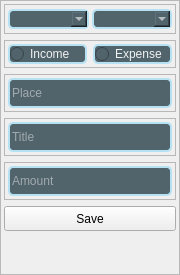
                  <widget class="QFrame" name="add_log_frame">
                   <property name="maximumSize">
                    <size>
                     <width>180</width>
                     <height>16777215</height>
                    </size>
                   </property>
                   <property name="styleSheet">
                    <string notr="true">QComboBox{
border: 2px solid #B6E1F2;
border-radius: 5px;
background-color: #51636b;
color: #F2F2F2;
}

QLineEdit{
border: 2px solid #B6E1F2;
border-radius: 5px;
background-color: #51636b;
color: #F2F2F2;
}

QRadioButton{
border: 2px solid #B6E1F2;
border-radius: 5px;
background-color: #51636b;
color: #F2F2F2;
}</string>
                   </property>
                   <property name="frameShape">
                    <enum>QFrame::StyledPanel</enum>
                   </property>
                   <property name="frameShadow">
                    <enum>QFrame::Raised</enum>
                   </property>
                   <layout class="QVBoxLayout" name="verticalLayout_21">
                    <property name="leftMargin">
                     <number>3</number>
                    </property>
                    <property name="topMargin">
                     <number>3</number>
                    </property>
                    <property name="rightMargin">
                     <number>3</number>
                    </property>
                    <property name="bottomMargin">
                     <number>3</number>
                    </property>
                    <item>
                     <widget class="QFrame" name="ab_date_frame">
                      <property name="minimumSize">
                       <size>
                        <width>0</width>
                        <height>30</height>
                       </size>
                      </property>
                      <property name="maximumSize">
                       <size>
                        <width>16777215</width>
                        <height>40</height>
                       </size>
                      </property>
                      <property name="styleSheet">
                       <string notr="true"/>
                      </property>
                      <property name="frameShape">
                       <enum>QFrame::StyledPanel</enum>
                      </property>
                      <property name="frameShadow">
                       <enum>QFrame::Raised</enum>
                      </property>
                      <layout class="QHBoxLayout" name="horizontalLayout_11">
                       <property name="spacing">
                        <number>3</number>
                       </property>
                       <property name="leftMargin">
                        <number>3</number>
                       </property>
                       <property name="topMargin">
                        <number>3</number>
                       </property>
                       <property name="rightMargin">
                        <number>3</number>
                       </property>
                       <property name="bottomMargin">
                        <number>3</number>
                       </property>
                       <item>
                        <widget class="QComboBox" name="year_combo">
                         <property name="minimumSize">
                          <size>
                           <width>0</width>
                           <height>20</height>
                          </size>
                         </property>
                        </widget>
                       </item>
                       <item>
                        <widget class="QComboBox" name="month_combo">
                         <property name="minimumSize">
                          <size>
                           <width>0</width>
                           <height>20</height>
                          </size>
                         </property>
                        </widget>
                       </item>
                      </layout>
                     </widget>
                    </item>
                    <item>
                     <widget class="QFrame" name="ab_type_frame">
                      <property name="minimumSize">
                       <size>
                        <width>0</width>
                        <height>25</height>
                       </size>
                      </property>
                      <property name="maximumSize">
                       <size>
                        <width>16777215</width>
                        <height>40</height>
                       </size>
                      </property>
                      <property name="styleSheet">
                       <string notr="true"/>
                      </property>
                      <property name="frameShape">
                       <enum>QFrame::StyledPanel</enum>
                      </property>
                      <property name="frameShadow">
                       <enum>QFrame::Raised</enum>
                      </property>
                      <layout class="QHBoxLayout" name="horizontalLayout_12">
                       <property name="leftMargin">
                        <number>3</number>
                       </property>
                       <property name="topMargin">
                        <number>3</number>
                       </property>
                       <property name="rightMargin">
                        <number>3</number>
                       </property>
                       <property name="bottomMargin">
                        <number>3</number>
                       </property>
                       <item>
                        <widget class="QRadioButton" name="inc_radio">
                         <property name="minimumSize">
                          <size>
                           <width>0</width>
                           <height>20</height>
                          </size>
                         </property>
                         <property name="text">
                          <string>Income</string>
                         </property>
                        </widget>
                       </item>
                       <item>
                        <widget class="QRadioButton" name="exp_radio">
                         <property name="minimumSize">
                          <size>
                           <width>0</width>
                           <height>20</height>
                          </size>
                         </property>
                         <property name="text">
                          <string>Expense</string>
                         </property>
                        </widget>
                       </item>
                      </layout>
                     </widget>
                    </item>
                    <item>
                     <widget class="QFrame" name="ab_place_frame">
                      <property name="minimumSize">
                       <size>
                        <width>0</width>
                        <height>36</height>
                       </size>
                      </property>
                      <property name="frameShape">
                       <enum>QFrame::StyledPanel</enum>
                      </property>
                      <property name="frameShadow">
                       <enum>QFrame::Raised</enum>
                      </property>
                      <layout class="QVBoxLayout" name="verticalLayout_24">
                       <property name="leftMargin">
                        <number>3</number>
                       </property>
                       <property name="topMargin">
                        <number>3</number>
                       </property>
                       <property name="rightMargin">
                        <number>3</number>
                       </property>
                       <property name="bottomMargin">
                        <number>3</number>
                       </property>
                       <item>
                        <widget class="QLineEdit" name="place_edit">
                         <property name="minimumSize">
                          <size>
                           <width>0</width>
                           <height>30</height>
                          </size>
                         </property>
                         <property name="placeholderText">
                          <string>Place</string>
                         </property>
                        </widget>
                       </item>
                      </layout>
                     </widget>
                    </item>
                    <item>
                     <widget class="QFrame" name="ab_title_frame">
                      <property name="minimumSize">
                       <size>
                        <width>0</width>
                        <height>36</height>
                       </size>
                      </property>
                      <property name="frameShape">
                       <enum>QFrame::StyledPanel</enum>
                      </property>
                      <property name="frameShadow">
                       <enum>QFrame::Raised</enum>
                      </property>
                      <layout class="QVBoxLayout" name="verticalLayout_25">
                       <property name="leftMargin">
                        <number>3</number>
                       </property>
                       <property name="topMargin">
                        <number>3</number>
                       </property>
                       <property name="rightMargin">
                        <number>3</number>
                       </property>
                       <property name="bottomMargin">
                        <number>3</number>
                       </property>
                       <item>
                        <widget class="QLineEdit" name="title_edit">
                         <property name="minimumSize">
                          <size>
                           <width>0</width>
                           <height>30</height>
                          </size>
                         </property>
                         <property name="placeholderText">
                          <string>Title</string>
                         </property>
                        </widget>
                       </item>
                      </layout>
                     </widget>
                    </item>
                    <item>
                     <widget class="QFrame" name="ab_amount_frame">
                      <property name="minimumSize">
                       <size>
                        <width>0</width>
                        <height>36</height>
                       </size>
                      </property>
                      <property name="frameShape">
                       <enum>QFrame::StyledPanel</enum>
                      </property>
                      <property name="frameShadow">
                       <enum>QFrame::Raised</enum>
                      </property>
                      <layout class="QVBoxLayout" name="verticalLayout_26">
                       <property name="leftMargin">
                        <number>3</number>
                       </property>
                       <property name="topMargin">
                        <number>3</number>
                       </property>
                       <property name="rightMargin">
                        <number>3</number>
                       </property>
                       <property name="bottomMargin">
                        <number>3</number>
                       </property>
                       <item>
                        <widget class="QLineEdit" name="amount_edit">
                         <property name="minimumSize">
                          <size>
                           <width>0</width>
                           <height>30</height>
                          </size>
                         </property>
                         <property name="placeholderText">
                          <string>Amount</string>
                         </property>
                        </widget>
                       </item>
                      </layout>
                     </widget>
                    </item>
                    <item>
                     <widget class="QPushButton" name="ab_save_button">
                      <property name="minimumSize">
                       <size>
                        <width>0</width>
                        <height>25</height>
                       </size>
                      </property>
                      <property name="text">
                       <string>Save</string>
                      </property>
                     </widget>
                    </item>
                    <item>
                     <spacer name="verticalSpacer">
                      <property name="orientation">
                       <enum>Qt::Vertical</enum>
                      </property>
                      <property name="sizeHint" stdset="0">
                       <size>
                        <width>20</width>
                        <height>40</height>
                       </size>
                      </property>
                     </spacer>
                    </item>
                   </layout>
                  </widget>
